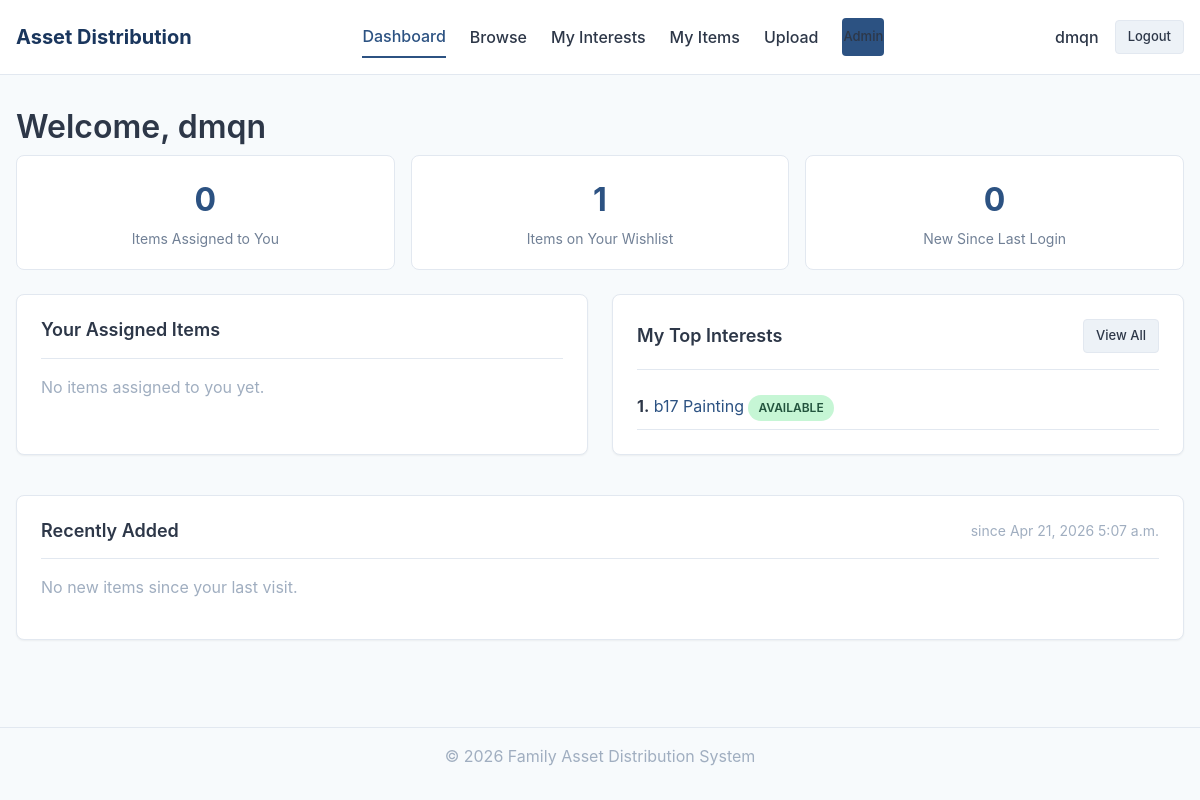
The page /dashboard/ (signed in) on the database its author committed.
### core/models.py (models this page shows, shortened)
class Interest(models.Model):
    user = models.ForeignKey(User, on_delete=models.CASCADE, related_name='interests')
    asset = models.ForeignKey(Asset, on_delete=models.CASCADE, related_name='interests')
    position = models.IntegerField()
    created_at = models.DateTimeField(auto_now_add=True)
    class Meta:
        unique_together = [
            ('user', 'asset'),
            ('user', 'position'),
        ]
        ordering = ['position', 'created_at']

class Asset(models.Model):
    STATUS_CHOICES = [
        ('available', 'Available'),
        ('claimed', 'Claimed'),
        ('sold', 'Sold'),
        ('donated', 'Donated'),
    ]
    name = models.CharField(max_length=200)
    description = models.TextField(blank=True)
    category = models.ForeignKey(Category, on_delete=models.PROTECT, related_name='assets')
    condition = models.CharField(max_length=100, blank=True)
    notes = models.TextField(blank=True)
    status = models.CharField(max_length=20, choices=STATUS_CHOICES, default='available')
    assigned_to = models.ForeignKey(
        User,
        on_delete=models.SET_NULL,
        null=True,
        blank=True,
        related_name='assigned_assets'
    )
    created_by = models.ForeignKey(
        User,
        on_delete=models.SET_NULL,
        null=True,
        blank=True,
        related_name='created_assets'
    )
    created_at = models.DateTimeField(auto_now_add=True)
    updated_at = models.DateTimeField(auto_now=True)
    class Meta:
        ordering = ['category__display_order', 'name']

### core/views.py (the view)
# urls.py: path('dashboard/', views.dashboard_view, name='dashboard'),
@login_required
def dashboard_view(request):
    user = request.user
    assigned = Asset.objects.filter(assigned_to=user).select_related('category')
    interests = (
        Interest.objects
        .filter(user=user)
        .select_related('asset', 'asset__category')
        .order_by('position')
    )
    cutoff = _previous_login(request)
    recent = (
        Asset.objects
        .filter(created_at__gt=cutoff, status='available')
        .exclude(created_by=user)
        .select_related('category')
        .order_by('-created_at')[:10]
    )
    context = {
        'assigned_items': assigned,
        'interests_preview': interests[:5],
        'interest_count': interests.count(),
        'assigned_count': assigned.count(),
        'recent_items': recent,
        'recent_cutoff': cutoff,
    }
    return render(request, 'dashboard.html', context)

### core/context_processors.py (called while the page is built)
def user_branch(request):
    branch = None
    if getattr(request, 'user', None) and request.user.is_authenticated:
        profile = getattr(request.user, 'profile', None)
        if profile:
            branch = profile.branch
    return {"user_branch": branch}

### core/views.py (called while the page is built)
def _previous_login(request):
    user = request.user
    prev = request.session.get('previous_login')
    if prev:
        try:
            return timezone.datetime.fromisoformat(prev)
        except ValueError:
            pass
    if user.last_login:
        return user.last_login
    return timezone.now() - timedelta(days=7)

### templates/dashboard.html (shortened to what this page needs)
{% extends 'base.html' %}
{% block content %}
<h1>Welcome, {{ user.username }}</h1>
<div class="stats-grid">
    <div class="stat-card"><div class="stat-value">{{ assigned_count }}</div><div class="stat-label">Items Assigned to You</div></div>
    <div class="stat-card"><div class="stat-value">{{ interest_count }}</div><div class="stat-label">Items on Your Wishlist</div></div>
    <div class="stat-card"><div class="stat-value">{{ recent_items|length }}</div><div class="stat-label">New Since Last Login</div></div>
</div>
<div style="display: grid; grid-template-columns: repeat(auto-fit, minmax(300px, 1fr)); gap: 1.5rem;">
    <div class="card">
        <div class="card-header"><h3 class="card-title">Your Assigned Items</h3>{% if assigned_count > 0 %}<a href="{% url 'my_items' %}" class="btn btn-sm btn-secondary">View All</a>{% endif %}</div>
        {% if assigned_items %}
        <ul style="list-style: none;">
            {% for item in assigned_items|slice:":5" %}
            <li style="padding: 0.5rem 0; border-bottom: 1px solid var(--color-border);"><a href="{% url 'asset_detail' item.id %}">{{ item.name }}</a> <span class="text-muted" style="font-size: 0.875rem;">- {{ item.category.name }}</span></li>
            {% endfor %}
        </ul>
        {% else %}<p class="text-muted">No items assigned to you yet.</p>{% endif %}
    </div>
    <div class="card">
        <div class="card-header"><h3 class="card-title">My Top Interests</h3>{% if interest_count > 0 %}<a href="{% url 'my_interests' %}" class="btn btn-sm btn-secondary">View All</a>{% endif %}</div>
        {% if interests_preview %}
        <ul style="list-style: none;">
            {% for interest in interests_preview %}
            <li style="padding: 0.5rem 0; border-bottom: 1px solid var(--color-border);"><strong>{{ interest.position }}.</strong> <a href="{% url 'asset_detail' interest.asset.id %}">{{ interest.asset.name }}</a> <span class="badge badge-{{ interest.asset.status }}">{{ interest.asset.get_status_display }}</span></li>
            {% endfor %}
        </ul>
        {% else %}<p class="text-muted">You haven't added any interests yet. <a href="{% url 'browse_assets' %}">Browse assets</a></p>{% endif %}
    </div>
</div>
<div class="card mt-3">
    <div class="card-header"><h3 class="card-title">Recently Added</h3><span class="text-muted" style="font-size: 0.875rem;">since {{ recent_cutoff|date:"M j, Y g:i a" }}</span></div>
    {% if recent_items %}
    <ul style="list-style: none;">
        {% for asset in recent_items %}
        <li style="padding: 0.5rem 0; border-bottom: 1px solid var(--color-border);"><a href="{% url 'asset_detail' asset.id %}">{{ asset.name }}</a> <span class="text-muted" style="font-size: 0.875rem;">- {{ asset.category.name }} - added {{ asset.created_at|date:"M j" }}</span></li>
        {% endfor %}
    </ul>
    {% else %}<p class="text-muted">No new items since your last visit.</p>{% endif %}
</div>
{% endblock %}

### templates/base.html (shortened to what this page needs)
{% load static %}
<!DOCTYPE html>
<html lang="en">
<head>
    <link rel="stylesheet" href="{% static 'css/style.css' %}">
</head>
<body>
    <div class="page-wrapper">
        {% if user.is_authenticated %}
        <header class="header">
            <div class="container">
                <div class="header-inner">
                    <a href="{% url 'dashboard' %}" class="logo">Asset Distribution</a>
                    <nav class="nav">
                        <a href="{% url 'dashboard' %}" {% if request.resolver_match.url_name == 'dashboard' %}class="active"{% endif %}>Dashboard</a>
                        <a href="{% url 'browse_assets' %}" {% if request.resolver_match.url_name == 'browse_assets' %}class="active"{% endif %}>Browse</a>
                        <a href="{% url 'my_interests' %}" {% if request.resolver_match.url_name == 'my_interests' %}class="active"{% endif %}>My Interests</a>
                        <a href="{% url 'my_items' %}" {% if request.resolver_match.url_name == 'my_items' %}class="active"{% endif %}>My Items</a>
                        <a href="{% url 'upload_asset' %}" {% if request.resolver_match.url_name == 'upload_asset' %}class="active"{% endif %}>Upload</a>
                        {% if user.is_staff %}<a href="{% url 'admin_panel' %}" class="btn btn-sm btn-primary">Admin</a>{% endif %}
                    </nav>
                    <div class="user-info">
                        <span><strong class="user-name">{{ user.username }}</strong>{% if user_branch %} <span class="text-muted">({{ user_branch.name }})</span>{% endif %}</span>
                        <a href="{% url 'logout' %}" class="btn btn-sm btn-secondary">Logout</a>
                    </div>
                </div>
            </div>
        </header>
        {% endif %}
        <main class="main-content">
            <div class="container">
                {% block content %}{% endblock %}
            </div>
        </main>
        <footer style="padding: 1rem 0; text-align: center; color: var(--color-text-muted); border-top: 1px solid var(--color-border);">
            <div class="container"><p>&copy; 2026 Family Asset Distribution System</p></div>
        </footer>
    </div>
</body>
</html>

### static/css/style.css (style rules this page uses)
:root { --color-primary: #2c5282; --color-primary-dark: #1a365d; --color-primary-light: #4299e1; --color-secondary: #718096; --color-success: #38a169; --color-warning: #d69e2e; --color-danger: #e53e3e; --color-info: #3182ce; --color-bg: #f7fafc; --color-bg-white: #ffffff; --color-bg-light: #edf2f7; --color-bg-dark: #e2e8f0; --color-text: #2d3748; --color-text-light: #718096; --color-text-muted: #a0aec0; --color-border: #e2e8f0; --color-border-dark: #cbd5e0; --shadow-sm: 0 1px 2px 0 rgba(0, 0, 0, 0.05); --shadow-md: 0 4px 6px -1px rgba(0, 0, 0, 0.1); --shadow-lg: 0 10px 15px -3px rgba(0, 0, 0, 0.1); --radius-sm: 4px; --radius-md: 8px; --radius-lg: 12px; --font-family: -apple-system, BlinkMacSystemFont, 'Segoe UI', Roboto, 'Helvetica Neue', Arial, sans-serif; }
*, *::before, *::after { box-sizing: border-box; margin: 0; padding: 0; }
html { font-size: 16px; line-height: 1.5; }
body { font-family: var(--font-family); background-color: var(--color-bg); color: var(--color-text); min-height: 100vh; }
a { color: var(--color-primary); text-decoration: none; }
h1, h2, h3, h4, h5, h6 { font-weight: 600; line-height: 1.25; margin-bottom: 0.5rem; }
h1 { font-size: 2rem; }
h3 { font-size: 1.25rem; }
p { margin-bottom: 1rem; }
.text-muted { color: var(--color-text-muted); }
.container { max-width: 1200px; margin: 0 auto; padding: 0 1rem; }
.page-wrapper { min-height: 100vh; display: flex; flex-direction: column; }
.main-content { flex: 1; padding: 2rem 0; }
.header { background-color: var(--color-bg-white); border-bottom: 1px solid var(--color-border); padding: 1rem 0; position: sticky; top: 0; z-index: 100; }
.header-inner { display: flex; justify-content: space-between; align-items: center; }
.logo { font-size: 1.25rem; font-weight: 700; color: var(--color-primary-dark); }
.nav { display: flex; gap: 1.5rem; align-items: center; }
.nav a { color: var(--color-text); font-weight: 500; padding: 0.5rem 0; }
.nav a.active { color: var(--color-primary); border-bottom: 2px solid var(--color-primary); }
.user-info { display: flex; align-items: center; gap: 1rem; color: var(--color-text-light); }
.user-name { font-weight: 500; color: var(--color-text); }
.card { background-color: var(--color-bg-white); border: 1px solid var(--color-border); border-radius: var(--radius-md); padding: 1.5rem; margin-bottom: 1rem; box-shadow: var(--shadow-sm); }
.card-header { display: flex; justify-content: space-between; align-items: center; margin-bottom: 1rem; padding-bottom: 1rem; border-bottom: 1px solid var(--color-border); }
.card-title { font-size: 1.125rem; font-weight: 600; margin: 0; }
.btn { display: inline-flex; align-items: center; justify-content: center; padding: 0.625rem 1.25rem; font-size: 0.875rem; font-weight: 500; border-radius: var(--radius-sm); border: 1px solid transparent; cursor: pointer; transition: all 0.15s ease; text-decoration: none; gap: 0.5rem; }
.btn-primary { background-color: var(--color-primary); color: white; }
.btn-secondary { background-color: var(--color-bg-light); color: var(--color-text); border-color: var(--color-border); }
.btn-sm { padding: 0.375rem 0.75rem; font-size: 0.8125rem; }
.badge { display: inline-block; padding: 0.25rem 0.625rem; font-size: 0.75rem; font-weight: 600; border-radius: 9999px; text-transform: uppercase; }
.badge-available { background-color: #c6f6d5; color: #22543d; }
.stats-grid { display: grid; grid-template-columns: repeat(auto-fit, minmax(150px, 1fr)); gap: 1rem; margin-bottom: 1.5rem; }
.stat-card { background-color: var(--color-bg-white); border: 1px solid var(--color-border); border-radius: var(--radius-md); padding: 1.25rem; text-align: center; }
.stat-value { font-size: 2rem; font-weight: 700; color: var(--color-primary); }
.stat-label { font-size: 0.875rem; color: var(--color-text-light); margin-top: 0.25rem; }
.mt-3 { margin-top: 1.5rem; }

### rows shown on the page
Interest: position "1", asset.name "b17 Painting", asset.status "AVAILABLE"

### other values the page prints
{{ user.username }} "dmqn"
{{ assigned_count }} "0"
{{ interest_count }} "1"
{{ recent_items|length }} "0"
{{ recent_cutoff|date:"M j, Y g:i a" }} "Apr 21, 2026 5:07 a.m."
